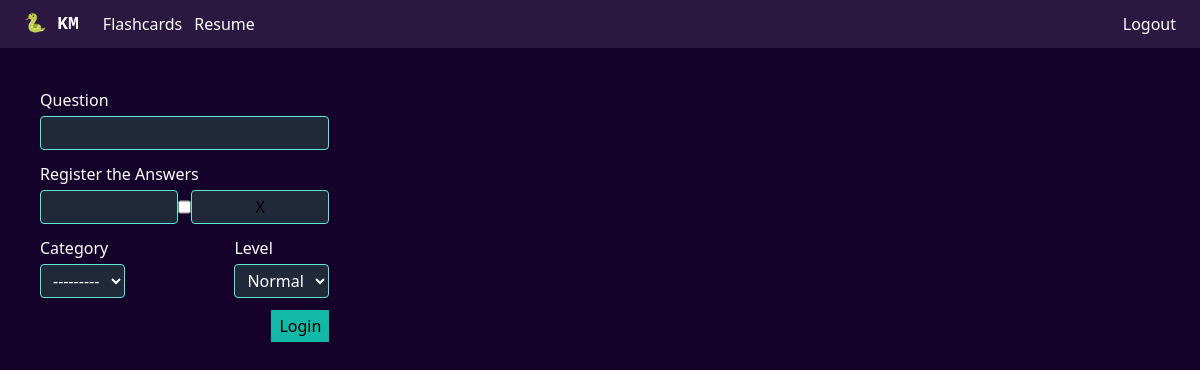
Before: /flashcards/ (signed in) with the older database file.
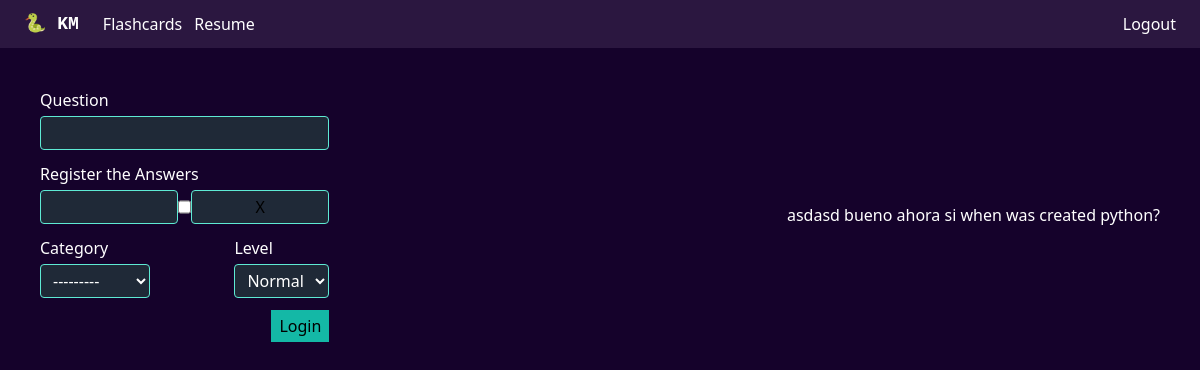
After: the same page with the newer database file.
### school/models.py (models this page shows, shortened)
class FlashCard(models.Model): # f
    class Level(models.IntegerChoices):
        EASY = (1, 'Easy')
        NORMAL = (2, 'Normal')
        HARD = (3, 'Hard')
        MASTER = (4, 'Master')
    question = models.CharField(max_length=100)
    category = models.ForeignKey(FlashcardCategory ,related_name="flashcards", on_delete=models.CASCADE, null=True)
    level = models.IntegerField(choices=Level.choices, default=Level.NORMAL)
    created = models.DateTimeField(auto_now_add=True)
    updated = models.DateTimeField(auto_now=True)
    @property
    def shorted_question(self):
        return Truncator(text=self.question).words(num=6)
    def __str__(self):
        return self.shorted_question
    class Meta:
        ordering = ["-created"]
        indexes = [models.Index(
            fields=["-created"]
        )]

### school/views.py (the view)
# urls.py: path('flashcards/', views.flashcard_list, name='flashcard_list'),
@login_required
def flashcard_list(request):
    if request.method == "POST":
        flashcard_form = FlascardForm(request.POST)
        formset = AnswerOptionFormSet(request.POST)
        print(formset)
        if flashcard_form.is_valid() and formset.is_valid():
            flashcard = flashcard_form.save()
            answers = formset.save(commit=False)
            for obj in formset.deleted_objects:
                obj.delete()
            for answer in answers:
                answer.question = flashcard
                answer.save()
        else:
            print(flashcard_form.errors)
            print(formset.errors)
    else:
        flashcard_form = FlascardForm()
        formset = AnswerOptionFormSet()
    flashcards = FlashCard.objects.all()
    return render(request, 'school/flashcards.html', {'flashcards':flashcards,
                                                      'flashcard_form':flashcard_form,
                                                      'formset':formset})

### school/views.py
class FlascardForm(forms.ModelForm):
    class Meta:
        model = FlashCard
        fields = ["question", "category", "level"]
        widgets = {
            "question": forms.TextInput(attrs={'autofocus':'autofocus'}),
        }

### school/models.py (called while the page is built)
    def __str__(self):
        return self.name

### school/templates/school/flashcards.html (shortened to what this page needs)
{% extends "school/base.html" %}
{% load widget_tweaks %}
{% block main %}
<section class="flex flex-col sm:flex-row gap-x-10 gap-y-5 justify-between items-center">
    <div id='form-container'>
        <form method="post" action="{% url 'school:flashcard_list' %}">
            <div class="mb-3">
                <label class="block mb-1" for="{{ flashcard_form.question.id_for_label }}">
                    {{flashcard_form.question.label}}
                </label>
                {% render_field flashcard_form.question class="w-full bg-gray-800 border border-teal-300 rounded py-1 px-2" %}
            </div>
            <fieldset class="mb-3">
                <legend class="block mb-1">Register the Answers</legend>
                <div class="flex flex-col text-black" id="options-contaienr">
                    {% for form in formset %}
                        <div class="flex justify-between">
                            {% render_field form.option class="w-full bg-gray-800 border border-teal-300 rounded py-1 px-2" %}
                            {% render_field form.right %}
                            {% render_field form.DELETE type="button" value="X" class="delete-btn pointer w-full bg-gray-800 border border-teal-300 rounded py-1 px-2" %}
                        </div>
                    {% endfor %}
                </div>
            </fieldset>
            <div class="mb-3 flex gap-3 justify-between">
                <div class="">
                    <label class="block mb-1" for="{{ flashcard_form.category.id_for_label }}">
                        {{flashcard_form.category.label}}
                    </label>
                    {% render_field flashcard_form.category class="w-full bg-gray-800 border border-teal-300 rounded py-1 px-2" %}
                </div>
                <div class="">
                    <label class="block mb-1" for="{{ flashcard_form.level.id_for_label }}">
                        {{flashcard_form.level.label}}
                    </label>
                    {% render_field flashcard_form.level class="w-full bg-gray-800 border border-teal-300 rounded py-1 px-2" %}
                </div>
            </div>
            <div class="text-right">
                <button class="px-2 py-1 text-black bg-teal-500" type="submit">Login</button>
            </div>
        </form>
    </div>
    <div id="flashcard-list-container">
    {% for card in flashcards %}
        {{card}}
    {% endfor %}
    </div>
</section>
{% endblock main %}

### school/templates/school/base.html (shortened to what this page needs)
{% load static %}
<!DOCTYPE html>
<html lang="en">
<head>
    <link rel="stylesheet" href="{% static 'tailwind/tail.css' %}">
</head>
<body class="text-white flex flex-col min-h-screen w-full">
    <header x-data="{isMobileOpen: false}"
        class="w-full bg-darkheader shadow-md shadow-slate-200">
        <div class="mx-auto max-w-[1500px] h-12 flex justify-between gap-6 items-center px-3 py-1 md:px-6 md:py-2">
        <span class="text-lg font-bold font-mono">🐍 KM</span>
        <nav class="hidden sm:flex grow justify-between">
            <ul class="flex gap-3">
                <li>
                    <a href="{% url 'school:flashcard_list' %}">Flashcards</a>
                </li>
                <li>
                    <a href="">Resume</a>
                </li>
            </ul>
            <ul class="flex gap-3">
                {% if user.is_authenticated %}
                <li>
                    <a href="{% url 'account:logout' %}">Logout</a>
                </li>
                {% endif %}
            </ul>
        </nav>
    </div>
    </header>
    <main class="bg-darkbody grow p-5  md:p-10">
        <div class="mx-auto w-full max-w-6xl">
            {% block main %}
            {% endblock main %}
        </div>
    </main>
</body>
</html>

Changed rows visible on the page:
added FlashCard: question "asdasd"
added FlashCard: question "bueno ahora si"
added FlashCard: question "when was created python?"
